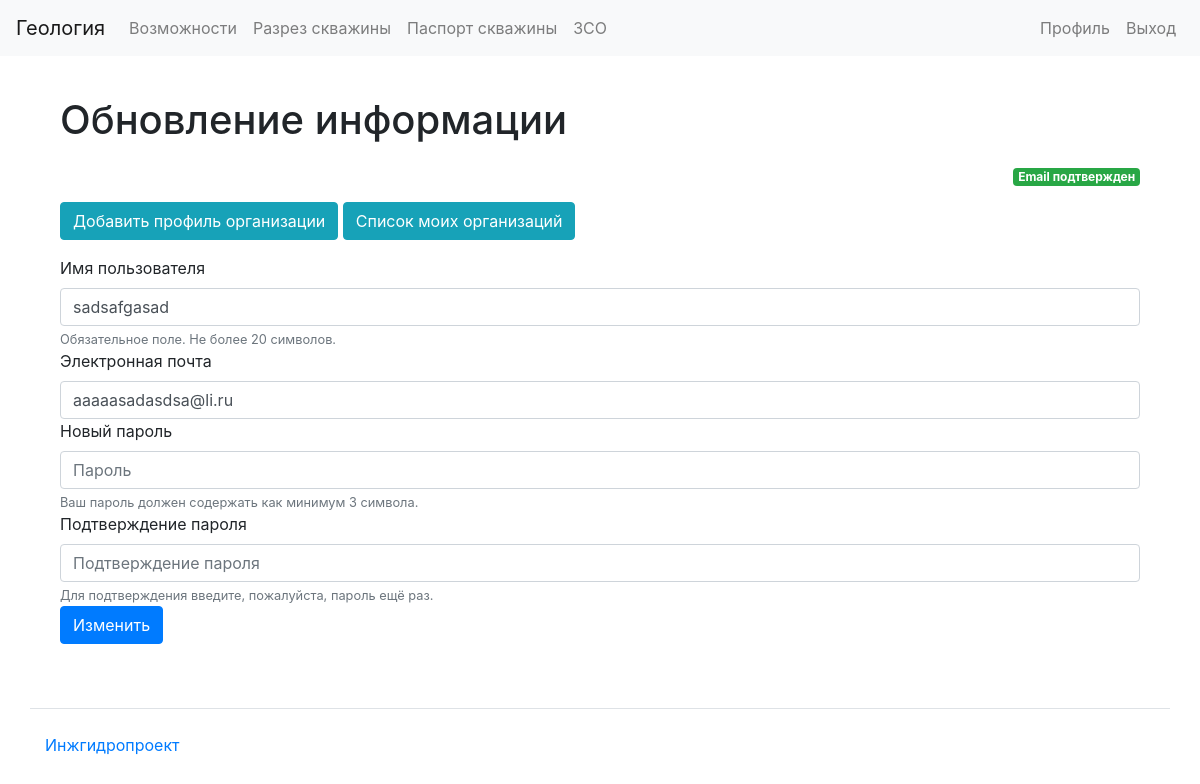
/users/26/update/ (signed in), run on an earlier commit of the app's database.
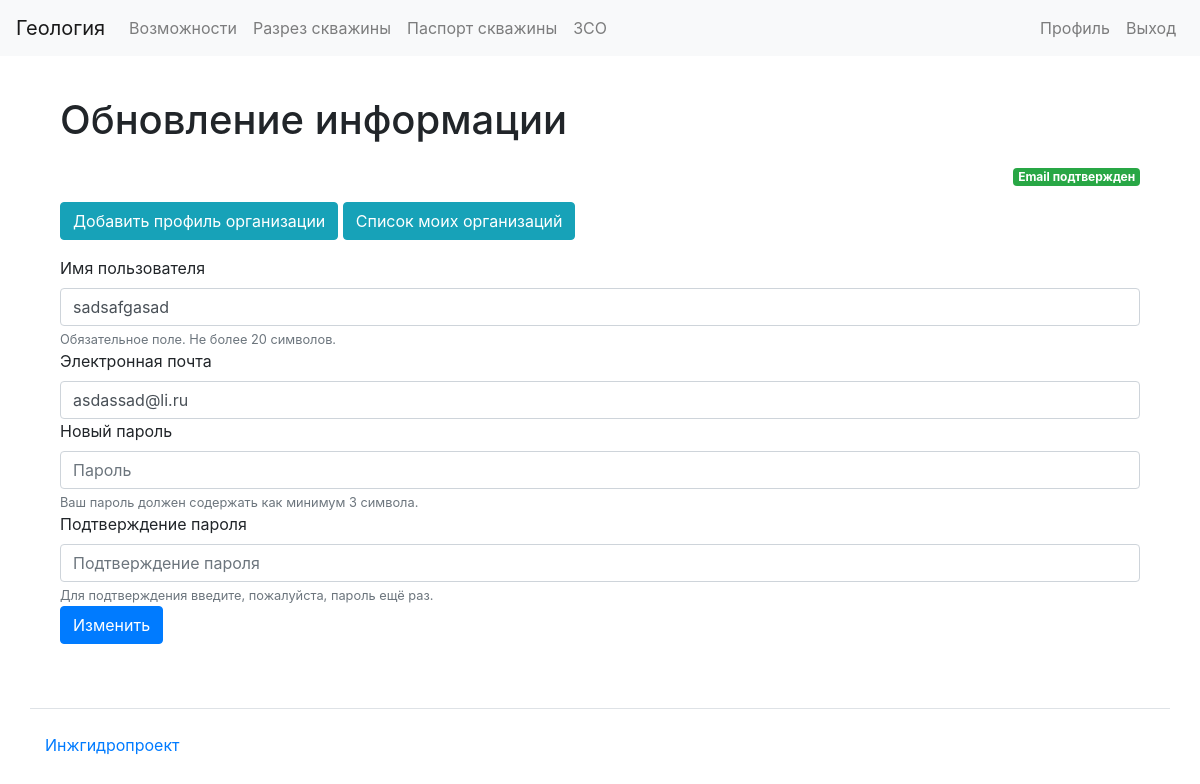
And on a later commit of the database.
### apps/users/models.py (models this page shows, shortened)
class CustomUser(AbstractBaseUser, PermissionsMixin):
    username = models.CharField(max_length=20, null=True, unique=True)
    email = models.EmailField(max_length=100, unique=True)
    password = models.CharField(max_length=100)
    date_joined = models.DateTimeField(default=timezone.now)
    confirmed = models.BooleanField(default=False)
    confirmation_code = models.CharField(max_length=20, blank=True, null=True)
    confirmation_code_dt = models.DateTimeField(blank=True, null=True)
    USERNAME_FIELD = "username"
    REQUIRED_FIELDS = ["email", "password"]
    objects = CustomUserManager()

### apps/users/views.py (the view, shortened to what this page needs)
# urls.py: path("<int:pk>/update/", views.UserUpdateView.as_view(), name="user_update"),
@method_decorator(login_required, name="dispatch")
class UserUpdateView(UpdateView):
    def get(self, request, *args, **kwargs):
        current_user = request.user
        user_id = kwargs.get("pk")
        context = {}
        if current_user.id == user_id:
            user = CustomUser.objects.get(id=user_id)
            form = UpdateUserForm(instance=user)
            context["update_form"] = form
            context["pk"] = user_id
            return render(request, "users/update.html", context)
        else:
            messages.error(
                request, _("У вас нет прав для изменения другого пользователя.")
            )
            return redirect("home")

### templates/users/update.html (shortened to what this page needs)
{% extends 'base.html' %}
{% load bootstrap4 %}
{% load i18n %}
{% block content %}
  <div class="container wrapper flex-grow-1">
    <h1 class="my-4">{% translate 'Обновление информации' %}</h1>
      <div class="text-right mb-3">
        {% if request.user.confirmed %}
            <span class="badge badge-success">{% translate 'Email подтвержден' %}</span>
        {% else %}
            <span class="badge badge-danger">{% translate 'Email не подтвержден' %}</span>
            <br>
            <p style="font-size: smaller;">
            <a href="{% url 'send_email_confirmation' request.user.id %}" class="btn btn-link btn-sm">{% translate 'Отправить повторно' %}</a>
            </p>
        {% endif %}
      </div>
      <div class="form-group">
        <a href="{% url 'organization_create' %}" class="btn btn-info" role="button">{% translate "Добавить профиль организации"%}</a>
        <a href="{% url 'organizations_mine' %}" class="btn btn-info" role="button">{% translate "Список моих организаций"%}</a>
      </div>
    <form method="post">
      {% for field in update_form %}
          {{field.label_tag}}
          {{field}}
          {% if field.help_text %}
          <small class="form-text text-muted">{{field.help_text}}</small>
          {% endif %}
      {% endfor %}
      <div class="form-group">
        <input class="btn btn-primary" type="submit" value="Изменить" />
      </div>
    </form>
  </div>
{% endblock %}

What changed in the data, as far as the page shows it:
changed CustomUser "sadsafgasad": email "aaaaasadasdsa@li.ru" → "asdassad@li.ru"
